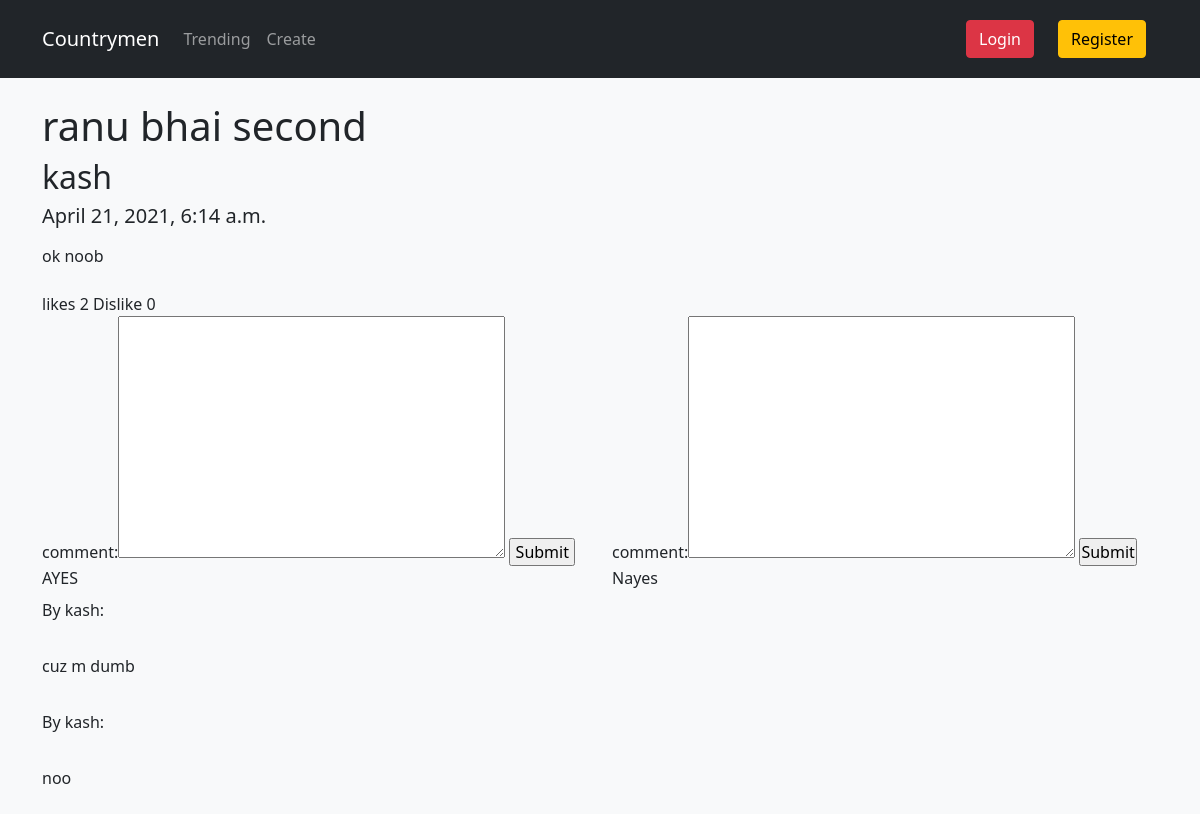
/agendas/ranu-bhai-second, run on an earlier commit of the app's database.
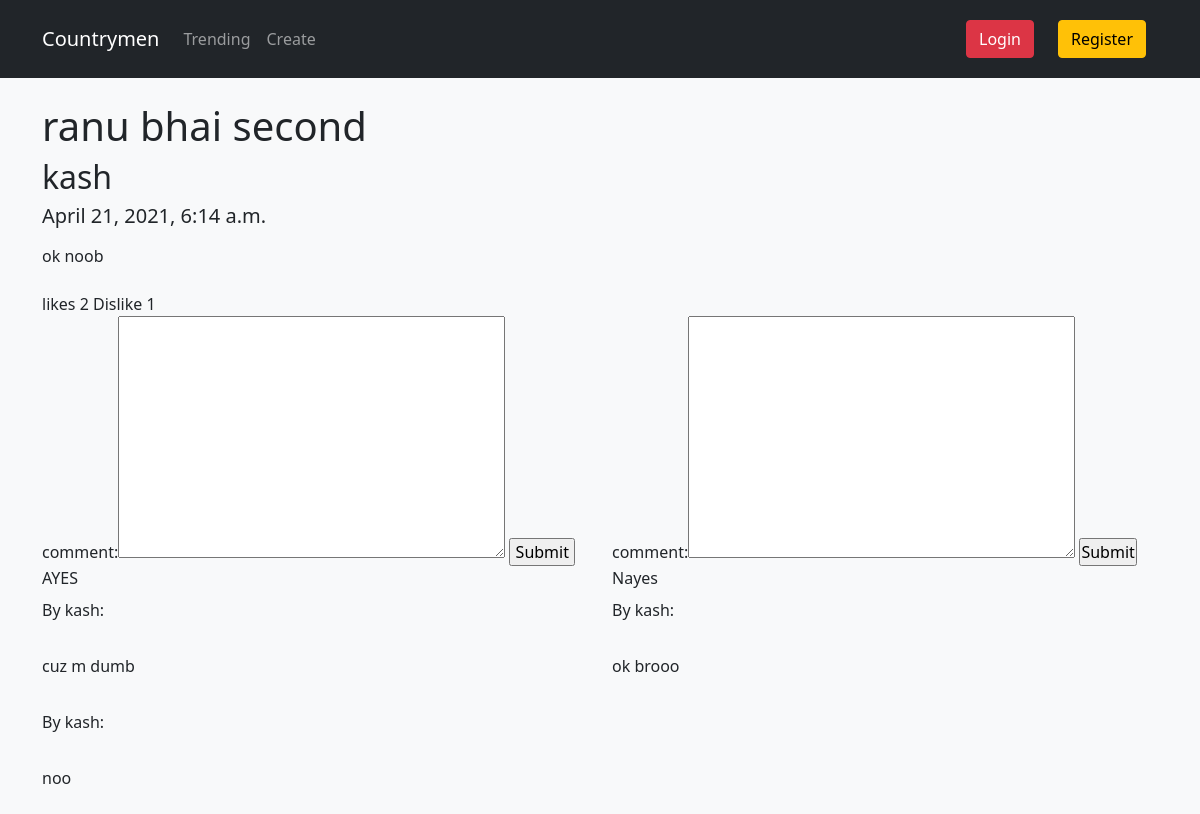
And on a later commit of the database.
### agenda/models.py (models this page shows, shortened)
class Agenda(models.Model):
    title = models.CharField(max_length=100)
    text = models.TextField()
    date = models.DateTimeField(auto_now_add = True)
    author = models.ForeignKey(Users,on_delete=models.CASCADE)
    slug = models.SlugField(default='default',editable='False',max_length=100,null=False)

class Users(AbstractUser):
    username = models.CharField(max_length=20,primary_key=True)
    name  = models.CharField(max_length=30)
    image = models.CharField(max_length=20,default="default.jpg")
    email = models.EmailField(null=True)
    def __str__(self):
        return self.username

class Aye(models.Model):
    agenda = models.ForeignKey(Agenda, on_delete=models.CASCADE)
    comments = models.TextField(max_length=255)
    user = models.ForeignKey(Users, on_delete=models.CASCADE)

class Nay(models.Model):
    agenda = models.ForeignKey(Agenda, on_delete=models.CASCADE)
    comments = models.TextField(max_length=255)
    user = models.ForeignKey(Users, on_delete=models.CASCADE)

### agenda/views.py (the view, shortened to what this page needs)
# urls.py: path('agendas/<slug:slug>', agenda_detail,name='agenda_view'),
def agenda_detail(request,slug):
    agenda = Agenda.objects.get(slug=slug)
    context = {}
    context['agenda'] = agenda
    context['Ayes'] = Aye.objects.filter(agenda=agenda)
    context['Nays'] = Nay.objects.filter(agenda=agenda)
    form1 = AyeCommentForm()
    form2 = NayCommentForm()
    context['form1'] = form1
    context['form2'] = form2
    return render(request, 'agenda.html',context)

### agenda/forms.py
class AyeCommentForm(forms.Form):
    comment = forms.CharField(label ='comment',max_length=255,widget=forms.Textarea)

class NayCommentForm(forms.Form):
    comment = forms.CharField(label ='comment',max_length=255,widget=forms.Textarea)

### templates/agenda.html
{% extends "layout.html" %} {% block content %}
<h1>
    {{ agenda.title }}
</h1>
<h2>
    {{agenda.author}}
</h2>
<h5>
    {{agenda.date}}
</h5>
<p>{{agenda.text}}
</p>
likes {{Ayes.count}} Dislike {{Nays.count}}
<div class="row">
    <div class="col-sm-6">
        <form action="{% url 'agenda_view' agenda.slug %}" method="post">
            {% csrf_token %} {{ form1 }}
            <input type="submit" name="ayebt" value=" Submit ">
        </form>
        AYES {% for Aye in Ayes %}
        <P>By {{Aye.user.username}}:</P>
        <P>{{Aye.comments}}</P> {% endfor %} </div>
    <div class="col-sm-6 ">
        <form action="{% url 'agenda_view' agenda.slug %} " method="post">
            {% csrf_token %} {{ form2 }}
            <input type="submit" name="naybt" value="Submit">
        </form> Nayes {% for Nay in Nays %}
        <P>By {{Nay.user.username}}:</P>
        <P>{{Nay.comments}}</P> {% endfor %}</div>
</div>
{% endblock %}

### templates/layout.html (shortened to what this page needs)
<!doctype html>
<html>
    {% load static %}
<head>
    <link href="https://cdn.jsdelivr.net/npm/bootstrap@5.0.0-beta2/dist/css/bootstrap.min.css" rel="stylesheet">
    <link rel="stylesheet" href="https://cdnjs.cloudflare.com/ajax/libs/font-awesome/4.7.0/css/font-awesome.min.css">
    <link rel="stylesheet" type="text/css" href="{% static '/css/main.css' %}">
    <link rel="stylesheet" type="text/css" href="{% static '/css/trending.css' %}">
    <link rel="stylesheet" type="text/css" href="{% static '/css/profile.css' %}">
    <link rel="stylesheet" type="text/css" href="{% static '/css/login.css' %}">
</head>
<body>
    <header class=" site-header no-gutters ">
        <nav class="navbar navbar-expand-md navbar-dark bg-dark fsixed-top">
            <div class="container ">
                <a class="navbar-brand mr-4 " href="{% url 'home' %} ">Countrymen</a>
                <div class="collapse navbar-collapse " id="navbarToggle ">
                    <div class="navbar-nav mr-auto ">
                        <a class="nav-item nav-link " href="{% url 'trending' %}">Trending</a>
                        <a class="nav-item nav-link " href="{% url 'create' %}">Create</a>
                    </div>
                </div>
                <div class="navbar-nav d-flex">
                    {% if request.user.is_authenticated %}
                    <a class="nav-item nav-link " href="{% url 'profile_view' request.user.username %}">{{request.user.username | title}}</a>
                    <a class="nav-item nav-link " href="{% url 'logout' %}">Logout</a>
                    {% else %}
                    {% if not form_l %}
                    <a class="nav-item nav-link " href="{% url 'login' %}"><button class="btn btn-danger m-1">Login</button></a>
                    {% endif %}
                    {% if not form_r %}
                    <a class="nav-item nav-link " href="{% url 'register' %}"><button class="btn btn-warning m-1">Register</button></a>
                    {% endif %}
                    {% endif %}
                </div>
            </div>
        </nav>
    </header>
    <main role="main " class="container mt-4">
            <div>
                {% block content %} {% endblock %}
            </div>
    </main>
</body>
</html>

### static/css/main.css (style rules this page uses)
* { margin: 0; padding: 0; box-sizing: border-box; }
body { background-color: #f8f9fa; }
span h5, p { line-height: 40px; }

What changed in the data, as far as the page shows it:
added Nay: user.username "kash", comments "ok brooo"
Also different on the page:
{{ Nays.count }}: "0" → "1"
